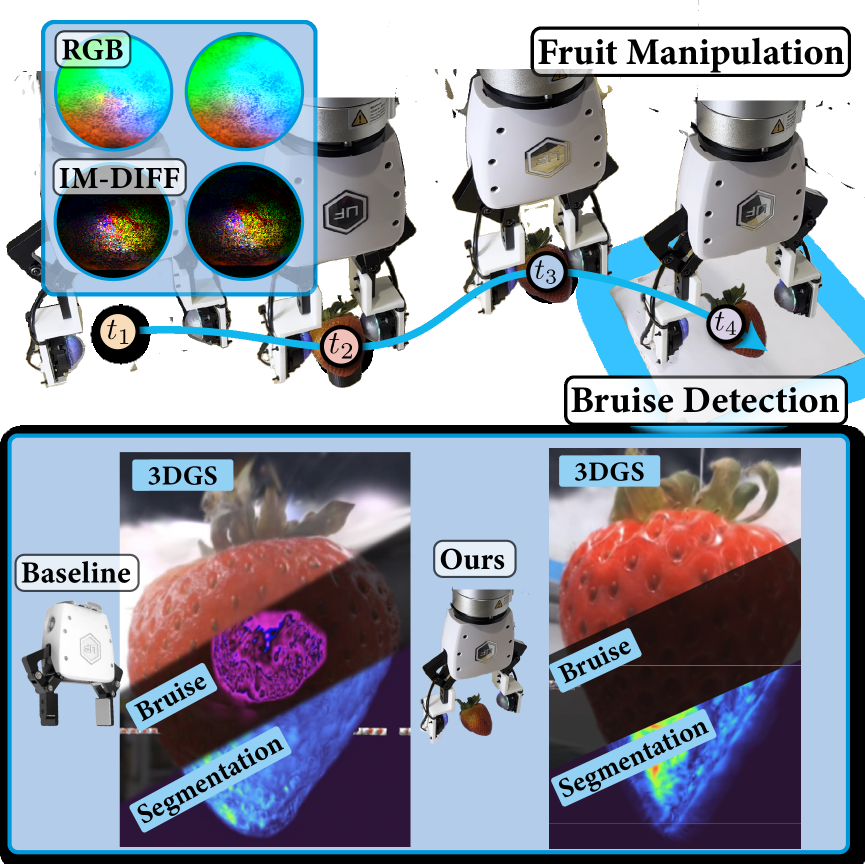
#> input picture splash.png, 1730 x 1728 px (shown at 1/2 size); its folder holds only this picture in this run
$ python -i visualize_hdf5.py   (imports and definitions only)
#> lines starting #> are read from the running program, lines starting #| are printed output that depends on the picture
#!/usr/bin/env python3
"""
DT-ablation HDF5 visualiser
===========================

• Detects and displays every image-like dataset saved by your collector:
      rs_side_rgb   (N,3,H,W)   – colour
      zed_rgb       (N,3,H,W)   – colour
      zed_depth     (N,H,W)     – uint16 depth in mm
      dt_left       (N,3,H,W)   – colour
      dt_right      (N,3,H,W)   – colour
• Handles both channel-first and channel-last layouts automatically.
• Shows all streams side-by-side in a tiled grid; advance frames in sync.

Dependencies:  h5py, numpy, opencv-python
"""

import os, sys, math, glob
import cv2, h5py, numpy as np

# ---------- window layout -----------------------------------------------------
WIN_W, WIN_H = 640, 480          # size for every cv2 window

# ---------- helper: image-shape heuristics ------------------------------------
# [19 lines left out: function is_image_like, not called in this run]


def to_hwc(img):
    """Convert CHW / gray to H×W×C with C ∈ {1,3} (no alpha)."""
    if img.ndim == 2:                               # gray / depth
        return img[..., None]
    if img.ndim == 3 and img.shape[0] in (1, 3, 4): # CHW
        return img.transpose(1, 2, 0)
    return img                                      # already HWC


# [26 lines left out: function colourise_depth, not called in this run]


def to_display(img_any):
    """Return a BGR image (WIN_H×WIN_W×3 uint8) for cv2.imshow()."""
    img = to_hwc(img_any)
    H, W, C = img.shape
#> H = 1728; W = 1730; C = 3

    # depth?
    if C == 1 and (img.dtype == np.uint16 or np.issubdtype(img.dtype, np.floating)):
        return colourise_depth(img)

    # grayscale
    if C == 1:
        view = img.astype(np.float32)
        if view.max() <= 1.0:
            view *= 255.0
        view = cv2.cvtColor(view.astype(np.uint8), cv2.COLOR_GRAY2BGR)
        return cv2.resize(view, (WIN_W, WIN_H))

    # colour (RGB / RGBA)
    if C == 4:
        img = img[..., :3]
    if np.issubdtype(img.dtype, np.floating) and img.max() <= 1.0:
        img = (img * 255).astype(np.uint8)
    bgr = cv2.cvtColor(img, cv2.COLOR_RGB2BGR)
#> bgr is the input picture: shape (1728, 1730, 3); mean B, G, R 163.2, 150.9, 143
    return cv2.resize(bgr, (WIN_W, WIN_H))
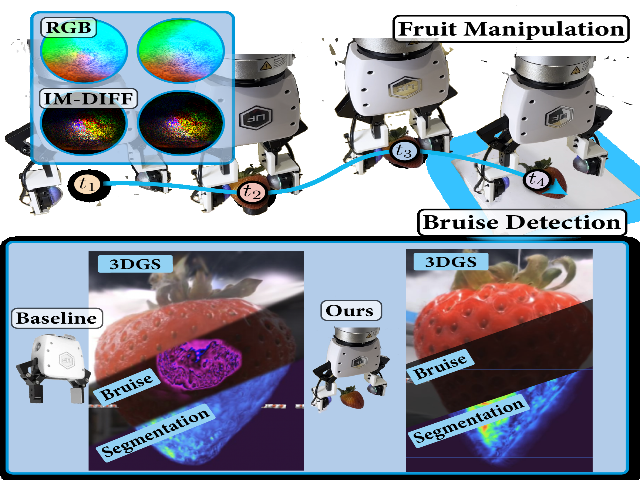
#> returned value: shape (480, 640, 3); mean of channels 0, 1, 2 163, 150.8, 142.8; drawn as B, G, R

# ---------- gather datasets ---------------------------------------------------
# [82 lines left out: functions find_streams, window_positions, view_episode, main, not called in this run]


# [2 lines not run here, left out]

>>> import cv2
>>> picture = cv2.cvtColor(cv2.imread('../../../splash.png'), cv2.COLOR_BGR2RGB)
>>> result = to_display(picture)
